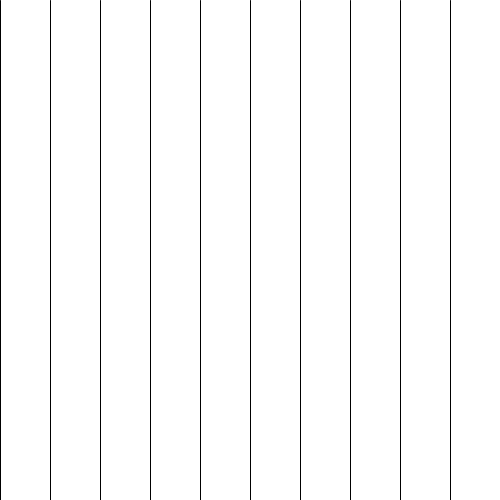
Frame 1 (no input)
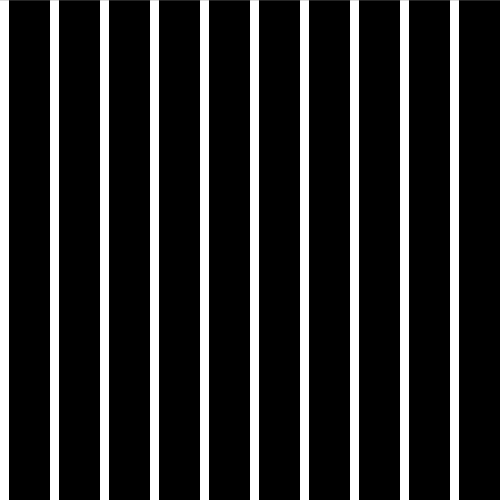
Frame 60 (the mouse pressed at the canvas centre just before this capture)
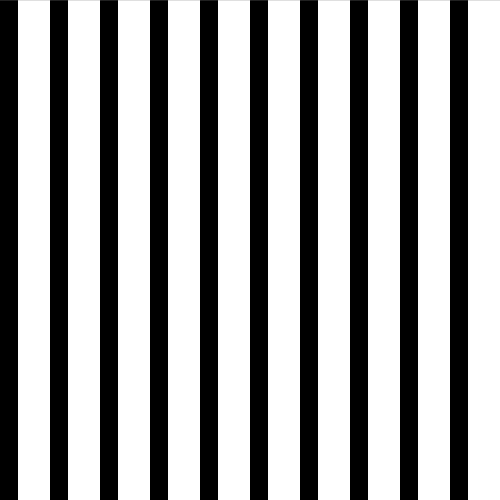
Frame 120 (the mouse held since frame 60 and released just before this capture)

The Processing sketch that drew these frames (run headless with seeded random() and noise(); from frame 60 on, the mouse is pressed at the canvas centre):

// Processing sketch: Loop_Line_05
// ── Loop_Line_05.pde
int posX=0;
int col=0;
void setup() {
  size(500, 500);
  background(255);
}

void draw() {
  stroke(col);
  pushMatrix();
  translate(posX, 0);
  for (int i=0; i<10; i++) {
    line(width/10*i, 0, width/10*i, height);
  }
  popMatrix();
  posX++;
  if (posX>width/10) {
    posX=0;
    delay(500);
    if (col==0) {
      col=255;
    } else {
      col=0;
    }
  }
}
